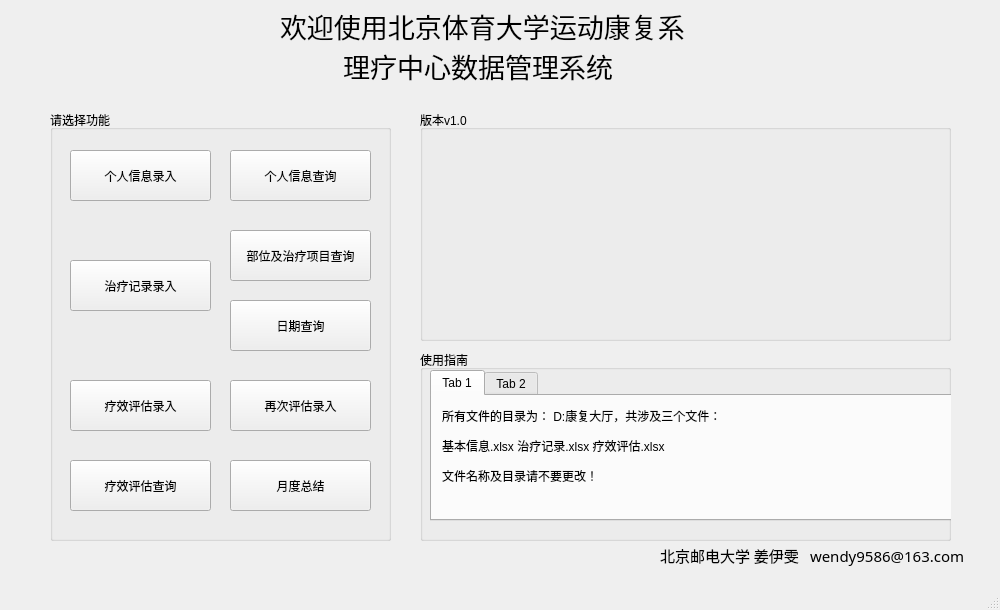
<?xml version="1.0" encoding="UTF-8"?>
<ui version="4.0">
 <class>MainWindow</class>
 <widget class="QMainWindow" name="MainWindow">
  <property name="geometry">
   <rect>
    <x>0</x>
    <y>0</y>
    <width>1000</width>
    <height>610</height>
   </rect>
  </property>
  <property name="windowTitle">
   <string>MainWindow</string>
  </property>
  <property name="styleSheet">
   <string notr="true"/>
  </property>
  <widget class="QWidget" name="centralwidget">
   <widget class="QGroupBox" name="groupBox">
    <property name="geometry">
     <rect>
      <x>50</x>
      <y>110</y>
      <width>341</width>
      <height>431</height>
     </rect>
    </property>
    <property name="title">
     <string>请选择功能</string>
    </property>
    <widget class="QPushButton" name="pushButton">
     <property name="geometry">
      <rect>
       <x>20</x>
       <y>40</y>
       <width>141</width>
       <height>51</height>
      </rect>
     </property>
     <property name="layoutDirection">
      <enum>Qt::LeftToRight</enum>
     </property>
     <property name="styleSheet">
      <string notr="true"/>
     </property>
     <property name="text">
      <string>个人信息录入</string>
     </property>
    </widget>
    <widget class="QPushButton" name="pushButton_2">
     <property name="geometry">
      <rect>
       <x>180</x>
       <y>40</y>
       <width>141</width>
       <height>51</height>
      </rect>
     </property>
     <property name="text">
      <string>个人信息查询</string>
     </property>
    </widget>
    <widget class="QPushButton" name="pushButton_3">
     <property name="geometry">
      <rect>
       <x>180</x>
       <y>120</y>
       <width>141</width>
       <height>51</height>
      </rect>
     </property>
     <property name="text">
      <string>部位及治疗项目查询</string>
     </property>
    </widget>
    <widget class="QPushButton" name="pushButton_4">
     <property name="geometry">
      <rect>
       <x>180</x>
       <y>190</y>
       <width>141</width>
       <height>51</height>
      </rect>
     </property>
     <property name="text">
      <string>日期查询</string>
     </property>
    </widget>
    <widget class="QPushButton" name="pushButton_6">
     <property name="geometry">
      <rect>
       <x>20</x>
       <y>150</y>
       <width>141</width>
       <height>51</height>
      </rect>
     </property>
     <property name="text">
      <string>治疗记录录入</string>
     </property>
    </widget>
    <widget class="QPushButton" name="pushButton_7">
     <property name="geometry">
      <rect>
       <x>20</x>
       <y>270</y>
       <width>141</width>
       <height>51</height>
      </rect>
     </property>
     <property name="text">
      <string>疗效评估录入</string>
     </property>
    </widget>
    <widget class="QPushButton" name="pushButton_8">
     <property name="geometry">
      <rect>
       <x>180</x>
       <y>270</y>
       <width>141</width>
       <height>51</height>
      </rect>
     </property>
     <property name="text">
      <string>再次评估录入</string>
     </property>
    </widget>
    <widget class="QPushButton" name="pushButton_9">
     <property name="geometry">
      <rect>
       <x>180</x>
       <y>350</y>
       <width>141</width>
       <height>51</height>
      </rect>
     </property>
     <property name="text">
      <string>月度总结</string>
     </property>
    </widget>
    <widget class="QPushButton" name="pushButton_10">
     <property name="geometry">
      <rect>
       <x>20</x>
       <y>350</y>
       <width>141</width>
       <height>51</height>
      </rect>
     </property>
     <property name="text">
      <string>疗效评估查询</string>
     </property>
    </widget>
   </widget>
   <widget class="QGroupBox" name="groupBox_2">
    <property name="geometry">
     <rect>
      <x>420</x>
      <y>110</y>
      <width>531</width>
      <height>231</height>
     </rect>
    </property>
    <property name="title">
     <string>版本v1.0</string>
    </property>
    <widget class="QLabel" name="logo">
     <property name="geometry">
      <rect>
       <x>40</x>
       <y>30</y>
       <width>191</width>
       <height>181</height>
      </rect>
     </property>
     <property name="text">
      <string/>
     </property>
    </widget>
    <widget class="QLabel" name="logo_2">
     <property name="geometry">
      <rect>
       <x>300</x>
       <y>30</y>
       <width>191</width>
       <height>181</height>
      </rect>
     </property>
     <property name="text">
      <string/>
     </property>
    </widget>
   </widget>
   <widget class="QGroupBox" name="groupBox_3">
    <property name="geometry">
     <rect>
      <x>420</x>
      <y>350</y>
      <width>531</width>
      <height>191</height>
     </rect>
    </property>
    <property name="title">
     <string>使用指南</string>
    </property>
    <widget class="QTabWidget" name="tabWidget">
     <property name="geometry">
      <rect>
       <x>10</x>
       <y>20</y>
       <width>551</width>
       <height>151</height>
      </rect>
     </property>
     <widget class="QWidget" name="tab">
      <attribute name="title">
       <string>Tab 1</string>
      </attribute>
      <widget class="QLabel" name="label_4">
       <property name="geometry">
        <rect>
         <x>10</x>
         <y>10</y>
         <width>481</width>
         <height>81</height>
        </rect>
       </property>
       <property name="text">
        <string>&lt;html&gt;&lt;head/&gt;&lt;body&gt;&lt;p&gt;所有文件的目录为： D:康复大厅，共涉及三个文件：&lt;/p&gt;&lt;p&gt;基本信息.xlsx 治疗记录.xlsx 疗效评估.xlsx&lt;/p&gt;&lt;p&gt;文件名称及目录请不要更改！&lt;/p&gt;&lt;/body&gt;&lt;/html&gt;</string>
       </property>
      </widget>
     </widget>
     <widget class="QWidget" name="tab_2">
      <attribute name="title">
       <string>Tab 2</string>
      </attribute>
     </widget>
    </widget>
   </widget>
   <widget class="QLabel" name="label_2">
    <property name="geometry">
     <rect>
      <x>660</x>
      <y>540</y>
      <width>171</width>
      <height>31</height>
     </rect>
    </property>
    <property name="font">
     <font>
      <family>等线 Light</family>
      <pointsize>11</pointsize>
     </font>
    </property>
    <property name="text">
     <string>北京邮电大学 姜伊雯</string>
    </property>
   </widget>
   <widget class="QLabel" name="label_3">
    <property name="geometry">
     <rect>
      <x>810</x>
      <y>540</y>
      <width>171</width>
      <height>31</height>
     </rect>
    </property>
    <property name="font">
     <font>
      <family>等线 Light</family>
      <pointsize>11</pointsize>
     </font>
    </property>
    <property name="text">
     <string>wendy9586@163.com</string>
    </property>
   </widget>
   <widget class="QLabel" name="label">
    <property name="geometry">
     <rect>
      <x>280</x>
      <y>10</y>
      <width>551</width>
      <height>71</height>
     </rect>
    </property>
    <property name="font">
     <font>
      <family>微软雅黑</family>
      <pointsize>20</pointsize>
     </font>
    </property>
    <property name="text">
     <string>欢迎使用北京体育大学运动康复系
         理疗中心数据管理系统</string>
    </property>
   </widget>
  </widget>
  <widget class="QMenuBar" name="menubar">
   <property name="geometry">
    <rect>
     <x>0</x>
     <y>0</y>
     <width>1000</width>
     <height>23</height>
    </rect>
   </property>
  </widget>
  <widget class="QStatusBar" name="statusbar"/>
 </widget>
 <resources/>
 <connections/>
</ui>
